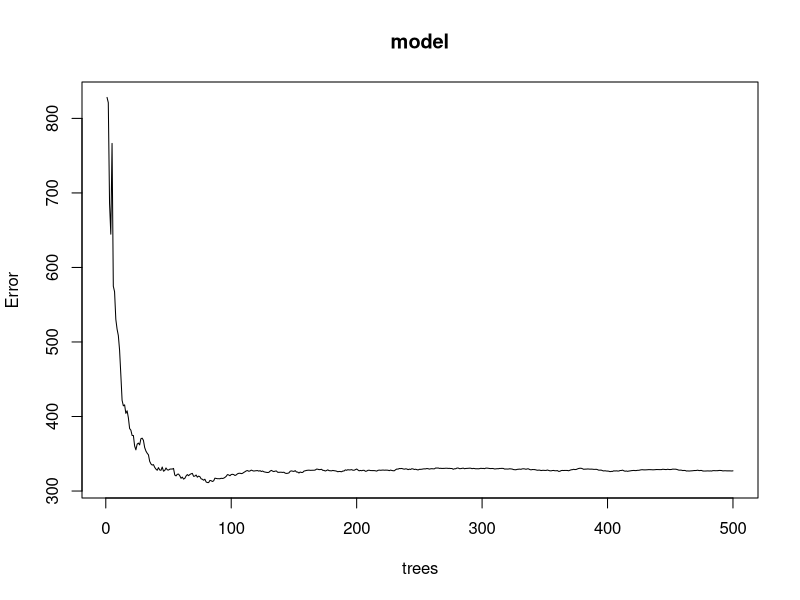
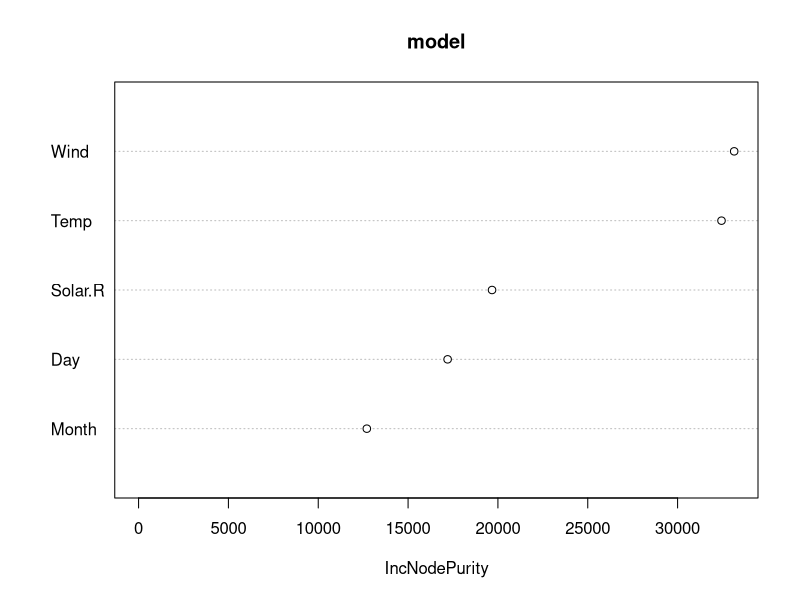
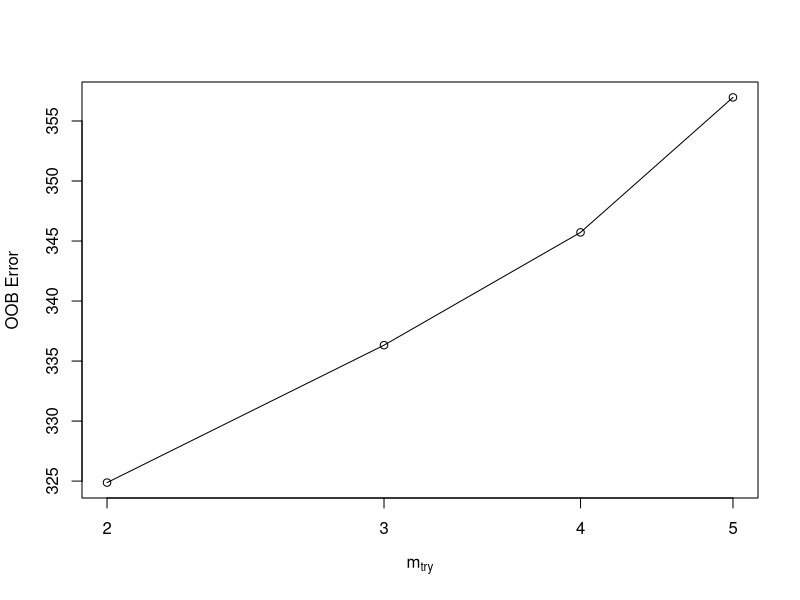

Generate these figures, in order, with R:
#load necessary libraries
library(randomForest)

#view first six rows of airquality dataset
head(airquality)

#find number of rows with missing values
sum(!complete.cases(airquality))

#replace NAs with column medians
for(i in 1:ncol(airquality)) {
  airquality[ , i][is.na(airquality[ , i])] <- median(airquality[ , i], na.rm=TRUE)
}

#make this example reproducible
set.seed(1)

#fit random forest model
model <- randomForest(
  formula = Ozone ~ .,
  data = airquality
)

#display fitted model
model

#display test MSE by number of trees
plot(model)

#find number of trees that produce lowest test MSE
which.min(model$mse)

#find RMSE of best model
sqrt(model$mse[which.min(model$mse)])

#produce variable importance plot
varImpPlot(model) 

#tune model
model_tuned <- tuneRF(
               x=airquality[,-1],
               y=airquality$Ozone,
               ntreeTry=500,
               mtryStart=4,
               stepFactor=1.5,
               improve=0.01,
               trace=FALSE #don't show real-time progress
               )
			   
#define new observation
new <- data.frame(Solar.R=150, Wind=8, Temp=70, Month=5, Day=5)

#use fitted random forest model to predict Ozone value of new observation
predict(model, newdata=new)